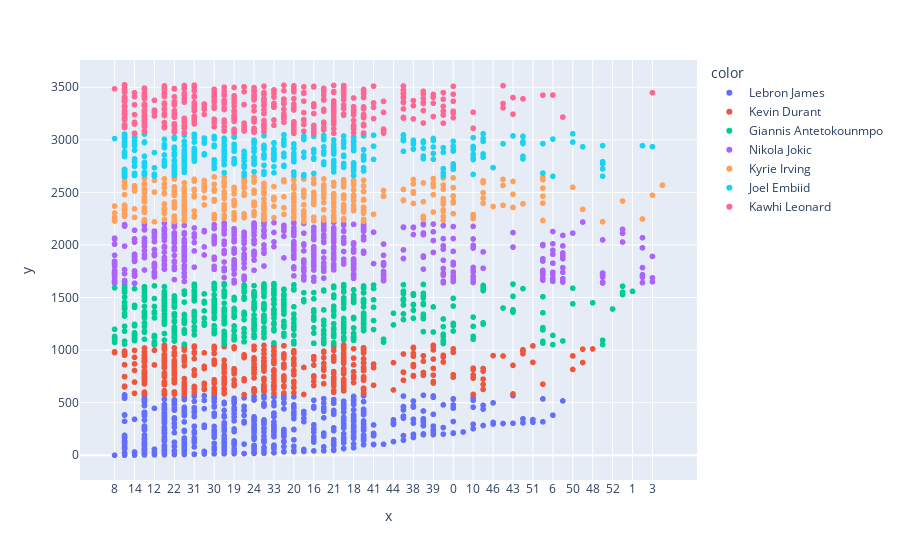

Notebook cell for this chart:
### Code cell
import plotly.express as px
fig = px.scatter(x=df['points'],color = df['name'])
fig.show()

### Figure 1 — Plotly figure (JSON) as saved in the notebook; plotly's stock layout.template omitted (floating-point values rounded to 4 significant figures; data arrays with more than 128 entries replaced by an {"elided": "..."} marker saying what was removed)
{"data": [{"hovertemplate": "color=Lebron James<br>x=%{x}<br>y=%{y}<extra></extra>", "legendgroup": "Lebron James", "marker": {"color": "#636efa", "symbol": "circle"}, "mode": "markers", "name": "Lebron James", "showlegend": true, "x": {"elided": "577 str values"}, "xaxis": "x", "y": {"elided": "577 int values"}, "yaxis": "y", "type": "scattergl"}, {"hovertemplate": "color=Kevin Durant<br>x=%{x}<br>y=%{y}<extra></extra>", "legendgroup": "Kevin Durant", "marker": {"color": "#EF553B", "symbol": "circle"}, "mode": "markers", "name": "Kevin Durant", "showlegend": true, "x": {"elided": "475 str values"}, "xaxis": "x", "y": {"elided": "475 int values"}, "yaxis": "y", "type": "scattergl"}, {"hovertemplate": "color=Giannis Antetokounmpo<br>x=%{x}<br>y=%{y}<extra></extra>", "legendgroup": "Giannis Antetokounmpo", "marker": {"color": "#00cc96", "symbol": "circle"}, "mode": "markers", "name": "Giannis Antetokounmpo", "showlegend": true, "x": {"elided": "583 str values"}, "xaxis": "x", "y": {"elided": "583 int values"}, "yaxis": "y", "type": "scattergl"}, {"hovertemplate": "color=Nikola Jokic<br>x=%{x}<br>y=%{y}<extra></extra>", "legendgroup": "Nikola Jokic", "marker": {"color": "#ab63fa", "symbol": "circle"}, "mode": "markers", "name": "Nikola Jokic", "showlegend": true, "x": {"elided": "585 str values"}, "xaxis": "x", "y": {"elided": "585 int values"}, "yaxis": "y", "type": "scattergl"}, {"hovertemplate": "color=Kyrie Irving<br>x=%{x}<br>y=%{y}<extra></extra>", "legendgroup": "Kyrie Irving", "marker": {"color": "#FFA15A", "symbol": "circle"}, "mode": "markers", "name": "Kyrie Irving", "showlegend": true, "x": {"elided": "430 str values"}, "xaxis": "x", "y": {"elided": "430 int values"}, "yaxis": "y", "type": "scattergl"}, {"hovertemplate": "color=Joel Embiid<br>x=%{x}<br>y=%{y}<extra></extra>", "legendgroup": "Joel Embiid", "marker": {"color": "#19d3f3", "symbol": "circle"}, "mode": "markers", "name": "Joel Embiid", "showlegend": true, "x": {"elided": "409 str values"}, "xaxis": "x", "y": {"elided": "409 int values"}, "yaxis": "y", "type": "scattergl"}, {"hovertemplate": "color=Kawhi Leonard<br>x=%{x}<br>y=%{y}<extra></extra>", "legendgroup": "Kawhi Leonard", "marker": {"color": "#FF6692", "symbol": "circle"}, "mode": "markers", "name": "Kawhi Leonard", "showlegend": true, "x": {"elided": "466 str values"}, "xaxis": "x", "y": {"elided": "466 int values"}, "yaxis": "y", "type": "scattergl"}], "layout": {"xaxis": {"anchor": "y", "domain": [0, 1], "title": {"text": "x"}}, "yaxis": {"anchor": "x", "domain": [0, 1], "title": {"text": "y"}}, "legend": {"title": {"text": "color"}, "tracegroupgap": 0}, "margin": {"t": 60}}}
